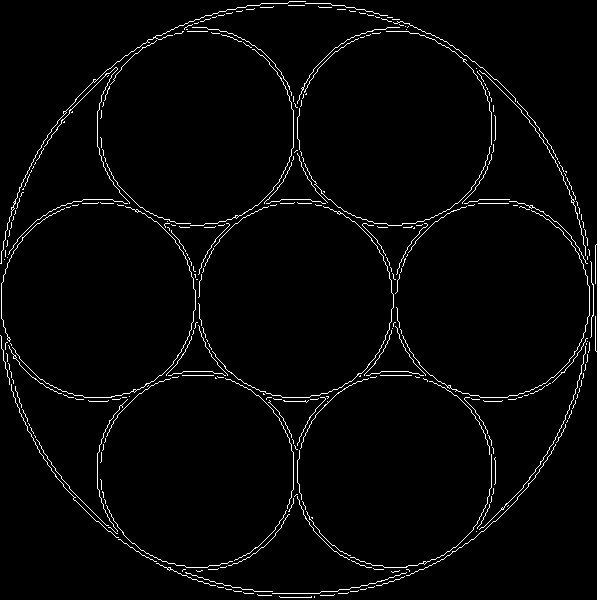
#> input picture edges.jpg, 597 x 600 px
$ python main.py edges.jpg   (older library calls are emulated)
#> lines starting #> are read from the running program, lines starting #| are printed output that depends on the picture; after the words box and inside, x2 and y2 are one past the last pixel; in counts of white or black regions, pixels touching at a corner belong together
from __future__ import print_function
import cv2
import sys
import os
import math
from matplotlib import pyplot as plt
import numpy as np
import copy
from scipy import arange
INF=1e18

def show(img,name):
    cv2.imwrite("out/"+name,img)
    #os.system("xdg-open tmp.jpg")

# [53 lines left out: functions checkc, hought, not called in this run]


#Circles
img1=cv2.imread(sys.argv[1])
#> img1 is the input picture: shape (600, 597, 3); min 0, max 255, mean 6.6
thres,resthres=cv2.threshold(img1,150,255,cv2.THRESH_BINARY)
#> resthres: shape (600, 597, 3); 2.5% white in thin lines or dots
checkimg = cv2.cvtColor(resthres, cv2.COLOR_BGR2GRAY)
#> checkimg: shape (600, 597); 2.5% white in thin lines or dots
show(checkimg,"binarythresholded.jpg")
#img1=img
gray_image = cv2.cvtColor(img1, cv2.COLOR_BGR2GRAY)


circles = cv2.HoughCircles(gray_image, cv2.cv.CV_HOUGH_GRADIENT, 11,25,minRadius=1,maxRadius=20)
#> circles = 54 rows, first 8: [192.5, 357.5, 13.1], [390.5, 357.5, 13.1], [291.5, 412.5, 13.1], [214.5, 577.5, 13.1], [16.5, 368.5, 13.1], [357.5, 577.5, 13.1], [104.5, 412.5, 13.1], [500.5, 104.5, 13.1]
output = img1.copy()
if circles is not None:
	circles = np.round(circles[0, :]).astype("int")
#> circles = 54 rows, first 8: [192, 358, 13], [390, 358, 13], [292, 412, 13], [214, 578, 13], [16, 368, 13], [358, 578, 13], [104, 412, 13], [500, 104, 13]
	for (x, y, r) in circles:
		cv2.circle(output, (x, y), r, (0, 255, 0), 4)
		cv2.rectangle(output, (x - 5, y - 5), (x + 5, y + 5), (0, 128, 255), -1)
#> this loop made 54 passes
#> (x, y) on passes 1 to 12: (192, 358), (390, 358), (292, 412), (214, 578), (16, 368), (358, 578), (104, 412), (500, 104), (94, 500), (566, 214), (566, 380), (292, 182)
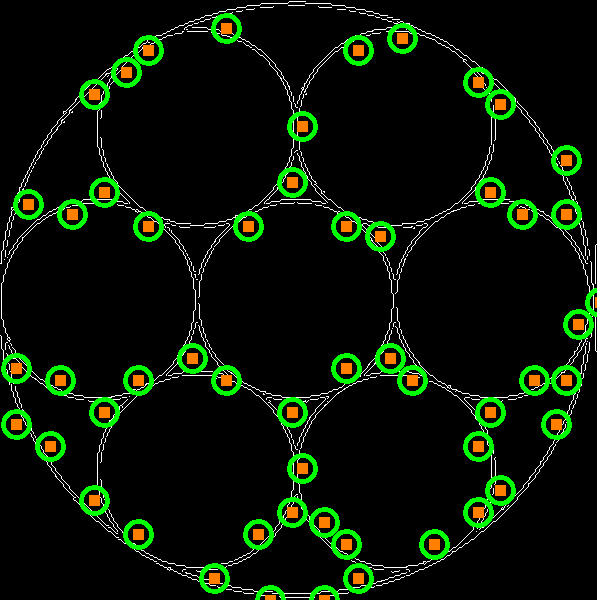
#> output: shape (600, 597, 3); 7.55% of pixels changed, all inside (x1, y1, x2, y2) = (1, 13, 597, 600)
show(output,"circles.jpg")


# [12 lines of commented-out code are left out]
# [5 lines left out: function fn, not called in this run]

def lineinter(data):
    #c -60 -120 cdiff -40 -60
    m,c,cdiff=(-10,10,1),(-120,-60,1),(-60,-40,1)
    mins=INF
    ans=[0,0,0]
    for mv in arange(m[0],m[1],m[2]):
        for cv in arange(c[0],c[1],c[2]):
            for cdiffv in arange(cdiff[0],cdiff[1],cdiff[2]):
                score=0
                mvv=math.tan((mv*math.pi)/180)
                for point in data:
                    score+=fn(point,mvv,cv,cdiffv)
                if(mins>score):
                    mins=score
                    ans[0]=mvv
                    ans[1]=cv
                    ans[2]=cdiffv
    return ans


data=copy.copy(circles)
#> data has the same summary as circles
#> (the run stopped early here; a loop or call above may not have finished)
